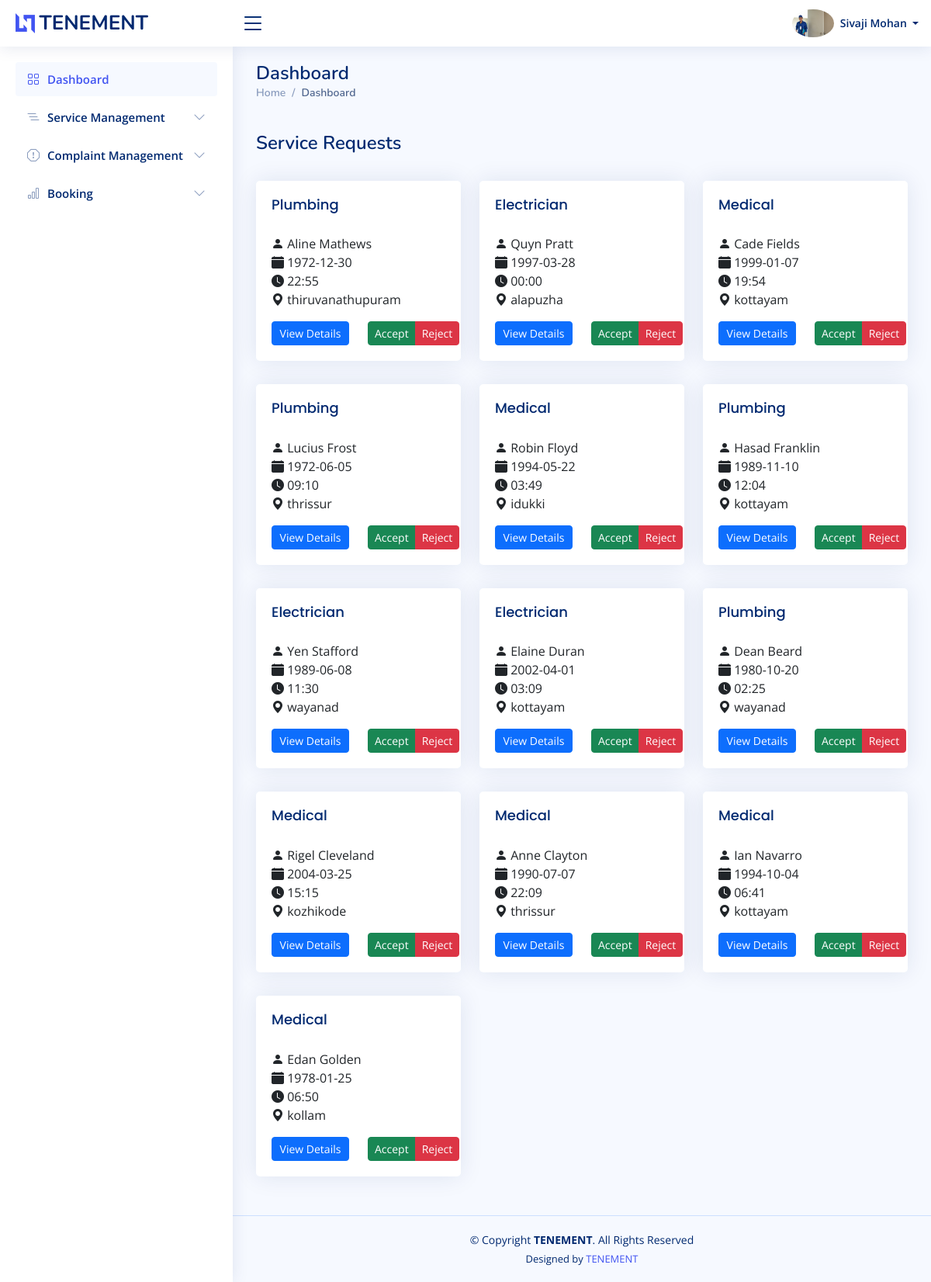
/employee/index.php (signed in), run on the app's committed database.
### tables this page shows
CREATE TABLE `employee_register` (
  `fname` varchar(50) NOT NULL,
  `lname` varchar(50) NOT NULL,
  `housename` varchar(50) NOT NULL,
  `street` varchar(50) NOT NULL,
  `district` varchar(50) NOT NULL,
  `state` varchar(50) NOT NULL,
  `zip` int(30) NOT NULL,
  `dob` date NOT NULL,
  `gender` varchar(50) NOT NULL,
  `phonenumber` varchar(50) NOT NULL,
  `email` varchar(50) NOT NULL,
  `aadhar` varchar(50) NOT NULL,
  `password` varchar(50) NOT NULL,
  `img` varchar(50) NOT NULL DEFAULT 'default.png'
);

CREATE TABLE `booking` (
  `bookingid` int(50) NOT NULL,
  `name` varchar(50) NOT NULL,
  `phone` varchar(50) NOT NULL,
  `date` date NOT NULL,
  `time` varchar(50) NOT NULL DEFAULT current_timestamp(),
  `address` varchar(200) NOT NULL,
  `district` varchar(50) NOT NULL,
  `city` varchar(50) NOT NULL,
  `instructions` varchar(300) NOT NULL,
  `landmark` varchar(100) NOT NULL,
  `url` varchar(100) NOT NULL,
  `status` int(20) NOT NULL,
  `email` varchar(50) NOT NULL,
  `serviceid` int(50) NOT NULL,
  `rating` int(11) NOT NULL,
  `feedback` varchar(500) NOT NULL
);

CREATE TABLE `addservice` (
  `serviceid` int(100) NOT NULL,
  `services` varchar(100) NOT NULL,
  `description` varchar(500) NOT NULL,
  `experience` varchar(100) NOT NULL,
  `rate` varchar(100) NOT NULL,
  `email` varchar(50) NOT NULL
);

### connect.php (called while the page is built, shortened)
<?php
$dbname="tenement";
$conn=mysqli_connect("localhost","root","",$dbname);
function select_data($sql)
{
  global $conn;
  $res = mysqli_query($conn, $sql);
  if ($res)
    return $res;
  else
    return False;
}
?>

### employee/index.php (the view, shortened to what this page needs)
<?php
require 'header.php';
$email = $_SESSION['email'];
?>
<main id="main" class="main">
  <div class="pagetitle">
    <h1>Dashboard</h1>
    <nav>
      <ol class="breadcrumb">
        <li class="breadcrumb-item"><a href="index.php">Home</a></li>
        <li class="breadcrumb-item active">Dashboard</li>
      </ol>
      <br>
      <h1>Service Requests</h1>
    </nav>
  </div>
<br>
  <section class="section">
    <div class="row align-items-top">
      <?php
                    $sql1 = "SELECT b.*,a.services from booking b,addservice a where a.serviceid=b.serviceid and a.email='$email' and status='0'";
                    $data1 = select_data($sql1);
                    while ($row = mysqli_fetch_assoc($data1)) {
                    ?>
        <div class="col-lg-4">
          <div class="card">
            <div class="card-body">
              <h5 class="card-title pb-1 mb-0"><?php echo $row['services'] ?></h5>
              <br>
                  <p>
                  <i class="bi bi-person-fill"></i> <?php echo "" . " " . $row['name'] ?>
              <br>
              <i class="bi bi-calendar-fill"></i><?php echo "" . " " . $row['date'] ?>
                  <br>
                  <i class="bi bi-clock-fill"></i><?php echo "" . " " . $row['time'] ?>
                  <br>
                  <i class="bi bi-geo-alt-fill"></i><?php echo "" . " " . $row['district'] ?>
              </p>
              <div class="row mt-2">
                <div class="col-6 btn-group">
                <a class="btn btn-primary btn-sm" data-bs-toggle="modal" data-bs-target="#verticalycentered2" onclick="passdes('<b>Name: </b><?php echo $row['name']; ?><br><b>Phone: </b><?php echo $row['phone']; ?><br><b>Service: </b><?php echo $row['services']; ?><br><b>Date: </b><?php echo $row['date']; ?><br><b>Time: </b><?php echo $row['time']; ?><br><b>Address: </b><?php echo $row['address']; ?><br><b>District: </b><?php echo $row['district']; ?><br><b>City: </b><?php echo $row['city']; ?><br><b>Instructions: </b><?php echo $row['instructions']; ?><br><b>Landmark: </b><?php echo $row['landmark']; ?><br><b>Email: </b><?php echo $row['email']; ?>')">View Details</a>
                </div>
                <div class="col-6 btn-group">
                <a href="php/serviceaction.php?email=<?php echo $row['email'];?>&serviceid=<?php echo $row['serviceid'];?>&bookingid=<?php echo $row['bookingid'];?>&status=1 " class="btn btn-success btn-sm">Accept</a>
                            <a href="php/serviceaction.php?email=<?php echo $row['email'];?>&serviceid=<?php echo $row['serviceid'];?>&bookingid=<?php echo $row['bookingid'];?>&status=-1 " class="btn btn-danger btn-sm">Reject</a>
                </div>
              </div>
            </div>
          </div>
        </div>
      <?php
      }
      ?>
    </div>
  </section>
</main>

### employee/header.php (shortened to what this page needs)
<?php
require '../connect.php';
$email=$_SESSION['email'];
$sql="SELECT * from employee_register where email='$email'";
$data=select_data($sql);
$user=mysqli_fetch_assoc($data);
?>
<!DOCTYPE html>
<html lang="en">
<head>
  <link href="assets/vendor/bootstrap/css/bootstrap.min.css" rel="stylesheet">
  <link href="assets/vendor/bootstrap-icons/bootstrap-icons.css" rel="stylesheet">
  <link href="assets/vendor/boxicons/css/boxicons.min.css" rel="stylesheet">
  <link href="assets/vendor/quill/quill.snow.css" rel="stylesheet">
  <link href="assets/vendor/quill/quill.bubble.css" rel="stylesheet">
  <link href="assets/vendor/remixicon/remixicon.css" rel="stylesheet">
  <link href="assets/vendor/simple-datatables/style.css" rel="stylesheet">
  <link href="assets/css/style.css" rel="stylesheet">
</head>
<body>
  <header id="header" class="header fixed-top d-flex align-items-center">
    <div class="d-flex align-items-center justify-content-between">
      <a href="index.php" class="logo d-flex align-items-center">
        <img src="assets/img/logo.png" alt="">
        <span class="d-none d-lg-block">TENEMENT</span>
      </a>
      <i class="bi bi-list toggle-sidebar-btn"></i>
    </div>
    <nav class="header-nav ms-auto">
      <ul class="d-flex align-items-center">
        <li class="nav-item dropdown pe-3">
          <a class="nav-link nav-profile d-flex align-items-center pe-0" href="#" data-bs-toggle="dropdown">
          <img src="../upload/profile/<?php echo $user['img'];?>" alt="Profile" class="rounded-circle">
            <span class="d-none d-md-block dropdown-toggle ps-2"><?php echo $user['fname'];?> <?php echo $user['lname'];?></</span>
          </a>
        </li>
      </ul>
    </nav>
  </header>
  <aside id="sidebar" class="sidebar">
    <ul class="sidebar-nav" id="sidebar-nav">
      <li class="nav-item">
        <a class="nav-link " href="index.php">
          <i class="bi bi-grid"></i>
          <span>Dashboard</span>
        </a>
      </li>
      <li class="nav-item">
        <a class="nav-link collapsed" data-bs-target="#tables-nav" data-bs-toggle="collapse" href="#">
          <i class="bi bi-list-nested"></i><span>Service Management</span><i class="bi bi-chevron-down ms-auto"></i>
        </a>
      </li>
      <li class="nav-item">
        <a class="nav-link collapsed" data-bs-target="#forms-nav" data-bs-toggle="collapse" href="#">
          <i class="bi bi-exclamation-octagon"></i><span>Complaint Management</span><i class="bi bi-chevron-down ms-auto"></i>
        </a>
      </li>
      <li class="nav-item">
        <a class="nav-link collapsed" data-bs-target="#charts-nav" data-bs-toggle="collapse" href="#">
          <i class="bi bi-bar-chart"></i><span>Booking</span><i class="bi bi-chevron-down ms-auto"></i>
        </a>
      </li>
    </ul>
  </aside>

### employee/assets/css/style.css (style rules this page uses)
:root { scroll-behavior: smooth; }
body { font-family: "Open Sans", sans-serif; background: #f6f9ff; color: #444444; }
a { color: #4154f1; text-decoration: none; }
h1, h2, h3, h4, h5, h6 { font-family: "Nunito", sans-serif; }
#main { margin-top: 60px; padding: 20px 30px; transition: all 0.3s; }
.pagetitle { margin-bottom: 10px; }
.pagetitle h1 { font-size: 24px; margin-bottom: 0; font-weight: 600; color: #012970; }
.card { margin-bottom: 30px; border: none; border-radius: 5px; box-shadow: 0px 0 30px rgba(1, 41, 112, 0.1); }
.card-title { padding: 20px 0 15px 0; font-size: 18px; font-weight: 500; color: #012970; font-family: "Poppins", sans-serif; }
.card-body { padding: 0 20px 20px 20px; }
.breadcrumb { font-size: 14px; font-family: "Nunito", sans-serif; color: #899bbd; font-weight: 600; }
.breadcrumb a { color: #899bbd; transition: 0.3s; }
.breadcrumb .breadcrumb-item::before { color: #899bbd; }
.breadcrumb .active { color: #51678f; font-weight: 600; }
.logo { line-height: 1; }
@media (min-width: 1200px) { .logo { width: 280px; } }
.logo img { max-height: 26px; margin-right: 6px; }
.logo span { font-size: 26px; font-weight: 700; color: #012970; font-family: "Nunito", sans-serif; }
.header { transition: all 0.5s; z-index: 997; height: 60px; box-shadow: 0px 2px 20px rgba(1, 41, 112, 0.1); background-color: #fff; padding-left: 20px; }
.header .toggle-sidebar-btn { font-size: 32px; padding-left: 10px; cursor: pointer; color: #012970; }
.header-nav ul { list-style: none; }
.header-nav > ul { margin: 0; padding: 0; }
.header-nav .nav-profile { color: #012970; }
.header-nav .nav-profile img { max-height: 36px; }
.header-nav .nav-profile span { font-size: 14px; font-weight: 600; }
.sidebar { position: fixed; top: 60px; left: 0; bottom: 0; width: 300px; z-index: 996; transition: all 0.3s; padding: 20px; overflow-y: auto; scrollbar-width: thin; scrollbar-color: #aab7cf transparent; box-shadow: 0px 0px 20px rgba(1, 41, 112, 0.1); background-color: #fff; }
@media (min-width: 1200px) { #main, #footer { margin-left: 300px; } }
.sidebar-nav { padding: 0; margin: 0; list-style: none; }
.sidebar-nav li { padding: 0; margin: 0; list-style: none; }
.sidebar-nav .nav-item { margin-bottom: 5px; }
.sidebar-nav .nav-link { display: flex; align-items: center; font-size: 15px; font-weight: 600; color: #4154f1; transition: 0.3; background: #f6f9ff; padding: 10px 15px; border-radius: 4px; }
.sidebar-nav .nav-link i { font-size: 16px; margin-right: 10px; color: #4154f1; }
.sidebar-nav .nav-link.collapsed { color: #012970; background: #fff; }
.sidebar-nav .nav-link.collapsed i { color: #899bbd; }
.sidebar-nav .nav-link .bi-chevron-down { margin-right: 0; transition: transform 0.2s ease-in-out; }
.footer { padding: 20px 0; font-size: 14px; transition: all 0.3s; border-top: 1px solid #cddfff; }
.footer .copyright { text-align: center; color: #012970; }
.footer .credits { padding-top: 5px; text-align: center; font-size: 13px; color: #012970; }

### data on the page
employee_register: img (picture), fname "Sivaji", lname "Mohan"
booking: serviceid.services "Plumbing", name "Aline Mathews", date "1972-12-30", time "22:55", district "thiruvanathupuram"
booking: serviceid.services "Electrician", name "Quyn Pratt", date "1997-03-28", time "00:00", district "alapuzha"
booking: serviceid.services "Medical", name "Cade Fields", date "1999-01-07", time "19:54", district "kottayam"
booking: serviceid.services "Plumbing", name "Lucius Frost", date "1972-06-05", time "09:10", district "thrissur"
booking: serviceid.services "Medical", name "Robin Floyd", date "1994-05-22", time "03:49", district "idukki"
booking: serviceid.services "Plumbing", name "Hasad Franklin", date "1989-11-10", time "12:04", district "kottayam"
booking: serviceid.services "Electrician", name "Yen Stafford", date "1989-06-08", time "11:30", district "wayanad"
booking: serviceid.services "Electrician", name "Elaine Duran", date "2002-04-01", time "03:09", district "kottayam"
booking: serviceid.services "Plumbing", name "Dean Beard", date "1980-10-20", time "02:25", district "wayanad"
booking: serviceid.services "Medical", name "Rigel Cleveland", date "2004-03-25", time "15:15", district "kozhikode"
booking: serviceid.services "Medical", name "Anne Clayton", date "1990-07-07", time "22:09", district "thrissur"
booking: serviceid.services "Medical", name "Ian Navarro", date "1994-10-04", time "06:41", district "kottayam"
booking: serviceid.services "Medical", name "Edan Golden", date "1978-01-25", time "06:50", district "kollam"
